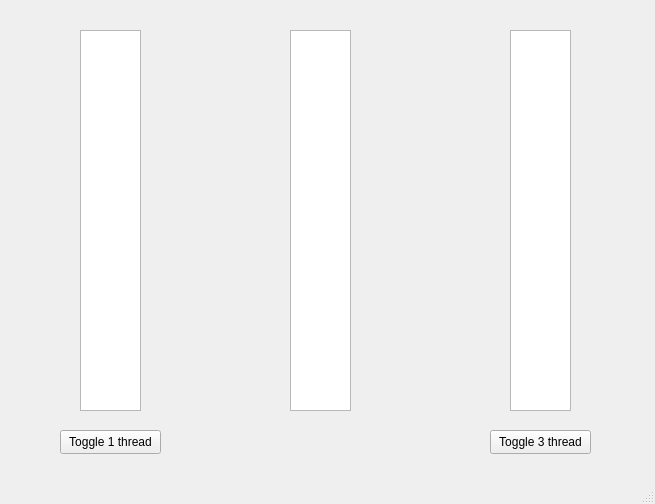
<?xml version="1.0" encoding="UTF-8"?>
<ui version="4.0">
 <class>MainWindow</class>
 <widget class="QMainWindow" name="MainWindow">
  <property name="geometry">
   <rect>
    <x>0</x>
    <y>0</y>
    <width>655</width>
    <height>504</height>
   </rect>
  </property>
  <property name="windowTitle">
   <string>MainWindow</string>
  </property>
  <widget class="QWidget" name="centralwidget">
   <widget class="QPushButton" name="genButton">
    <property name="geometry">
     <rect>
      <x>60</x>
      <y>430</y>
      <width>101</width>
      <height>24</height>
     </rect>
    </property>
    <property name="text">
     <string>Toggle 1 thread</string>
    </property>
   </widget>
   <widget class="QPushButton" name="deqButton">
    <property name="geometry">
     <rect>
      <x>490</x>
      <y>430</y>
      <width>101</width>
      <height>24</height>
     </rect>
    </property>
    <property name="text">
     <string>Toggle 3 thread</string>
    </property>
   </widget>
   <widget class="QListWidget" name="genListWidget">
    <property name="geometry">
     <rect>
      <x>80</x>
      <y>30</y>
      <width>61</width>
      <height>381</height>
     </rect>
    </property>
    <property name="modelColumn">
     <number>0</number>
    </property>
   </widget>
   <widget class="QListWidget" name="queueListWidget">
    <property name="geometry">
     <rect>
      <x>290</x>
      <y>30</y>
      <width>61</width>
      <height>381</height>
     </rect>
    </property>
   </widget>
   <widget class="QListWidget" name="dequeueListWidget">
    <property name="geometry">
     <rect>
      <x>510</x>
      <y>30</y>
      <width>61</width>
      <height>381</height>
     </rect>
    </property>
   </widget>
  </widget>
  <widget class="QMenuBar" name="menubar">
   <property name="geometry">
    <rect>
     <x>0</x>
     <y>0</y>
     <width>655</width>
     <height>21</height>
    </rect>
   </property>
  </widget>
  <widget class="QStatusBar" name="statusbar"/>
 </widget>
 <resources/>
 <connections/>
</ui>
